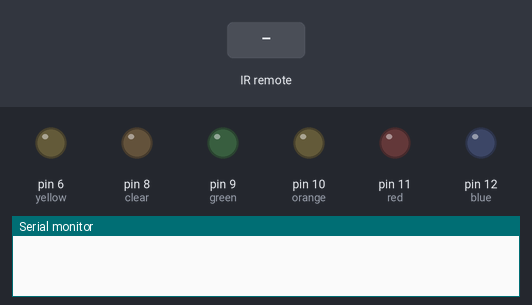
The sketch below on a simulated Arduino Uno, built with avr-gcc and run on an emulated ATmega328P. On the bench: output pins drawn as LEDs (lit = HIGH), the last lines printed to the serial monitor. Dashed ring = blinking. The test bench sets the inputs (shaded band).

Above: at 1.2 s.
1.3 s: infrared code 0xFFA25D received
At 2.0 s:
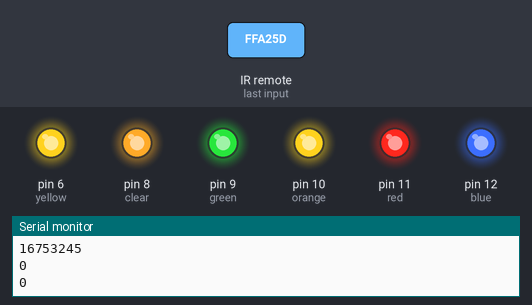
4.3 s: infrared code 0xFFE21D received
At 5.7 s:
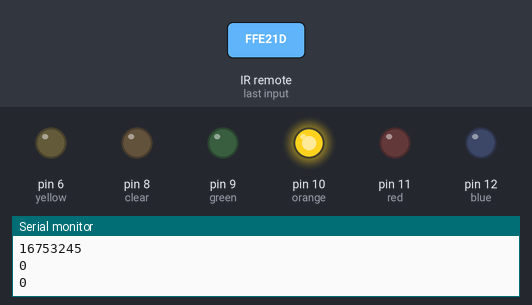
7.3 s: infrared code 0xFF22DD received
10.3 s: infrared code 0xFFC23D received
13.3 s: infrared code 0xFF629D received
At 14.1 s:
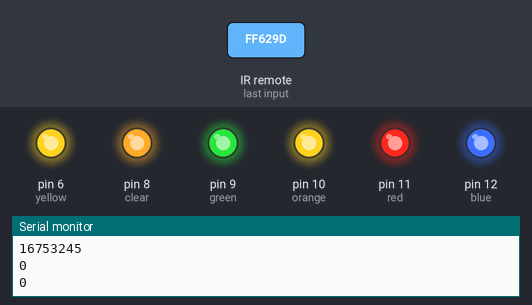
16.3 s: infrared code 0xFF02FD received
At 17.55 s:
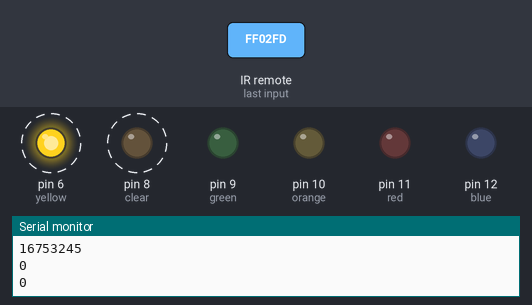
Timing chart, 0 to 20.3 s (numbered marks = the images above; inputs shaded):
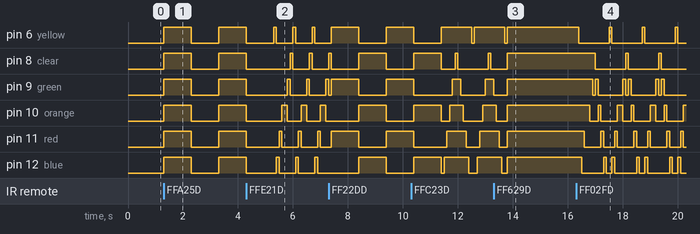

Measured:
- after the input at 1.3 s, pin 6 (yellow), pin 8 (clear), pin 9 (green), pin 10 (orange), pin 11 (red), pin 12 (blue): LOW → HIGH at once, → LOW 1.0 s later, → HIGH 1.0 s later
- after the input at 13.3 s, pin 6 (yellow): goes on until 13.8 s, then stays HIGH
- after the input at 16.3 s, pin 6 (yellow): alternates HIGH for 0.10 s and LOW for 1.1 s, starting after 0.10 s; pin 8 (clear): alternates HIGH for 0.10 s and LOW for 1.1 s, starting after 0.70 s

The sketch:

IR_remote_controller_Arduino.ino
```cpp
#include <IRremote.h>

#define BUTTON_1 16753245
#define BUTTON_2 16736925
#define BUTTON_3 16769565
#define BUTTON_4 16720605
#define BUTTON_5 16712445
#define BUTTON_6 16761405
#define BUTTON_ok 16726215
#define BUTTON_7 16769055
#define BUTTON_8 16754775
#define BUTTON_9 16748655
#define BUTTON_0 16750695
#define BUTTON_ast 16738455
#define BUTTON_hash 16756815
#define BUTTON_up 16718055
#define BUTTON_down 16730805
#define BUTTON_right 16734885
#define BUTTON_left 16716015

const int RECV_PIN = 7;
IRrecv irrecv(RECV_PIN);
decode_results results;
#define yellow 6
#define blue 12
#define red 11
#define orange 10
#define green 9
#define clear 8
bool flashlightActive = false;
uint32_t g_currentButton = 0;
uint32_t g_newButton = 0;


void setup()
{
  Serial.begin(9600);

  // Enable IRremote control reception
  irrecv.enableIRIn();

  pinMode(yellow, OUTPUT);
  pinMode(blue, OUTPUT);
  pinMode(red, OUTPUT);
  pinMode(orange, OUTPUT);
  pinMode(green, OUTPUT);
  pinMode(clear, OUTPUT);
}

void loop()
{
  // If an IR signal is received
  if(irrecv.decode(&results))
  {
    g_newButton = results.value;

    //irrecv.resume();
    Serial.println(g_newButton);
    Serial.println("0");
    Serial.println(g_currentButton);
  }


  if(g_currentButton != g_newButton)
  {

    g_currentButton = g_newButton;

    // Execute different actions based on the received IR code
    switch(g_currentButton)
    {
      //if botton 1 is pressed

      case BUTTON_1:
        {
          illumiPattern1();
        }
        break;

      //if botton 2 is pressed
      case BUTTON_2:
        {
          illumiPattern2();
        }
        break;

      //if botton 3 is pressed
      case BUTTON_3:
        {
          illumiPattern3();
        }
        break;

      //if botton 4 is pressed
      case BUTTON_4:
        {
          illumiPattern4();
        }
        break;

      //if botton 5 is pressed
      case BUTTON_5:
        {
          illumiPattern5();
        }
        break;

      //if botton 6 is pressed
      case BUTTON_6:
        {
          illumiPattern6();
        }
        break;

      case BUTTON_7:
        Serial.println("key7");
        break;

      case BUTTON_8:
        Serial.println("key8");
        break;

      case BUTTON_9:
        Serial.println("key9");
        break;

      case BUTTON_0:
        Serial.println("key0");
        break;

      case BUTTON_ast:
        Serial.println("key*");
        break;

      case BUTTON_hash:
        Serial.println("key#");
        break;


      //if botton ok is pressed
      case BUTTON_ok:
        Serial.println("key ok");
        stopFlashlight();
        break;

      case BUTTON_up:
        Serial.println("key UP");
        break;

      case BUTTON_right:
        Serial.println("key RIGHT");
        break;

      case BUTTON_down:
        Serial.println("key DOWN");
        break;

      case BUTTON_left:
        Serial.println("key LEFT");
        break;

    }
  }
}

// different Flashlight pattern 1-6
void illumiPattern1()
{
  while (g_currentButton == g_newButton)
  {
    digitalWrite(yellow, HIGH);
    digitalWrite(blue, HIGH);
    digitalWrite(red, HIGH);
    digitalWrite(orange, HIGH);
    digitalWrite(green, HIGH);
    digitalWrite(clear, HIGH);
    delay(1000);
    digitalWrite(yellow, LOW);
    digitalWrite(blue, LOW);
    digitalWrite(red, LOW);
    digitalWrite(orange, LOW);
    digitalWrite(green, LOW);
    digitalWrite(clear, LOW);
    delay(1000);

    // If a different IR code is received
    if(irrecv.decode(&results))
    {
      g_newButton = results.value;
      irrecv.resume();
    }
  }
}

void illumiPattern2()
{
  while (g_currentButton == g_newButton)
  {
    digitalWrite(yellow, HIGH);
    digitalWrite(blue, HIGH);
    digitalWrite(red, HIGH);
    digitalWrite(orange, HIGH);
    digitalWrite(green, HIGH);
    digitalWrite(clear, HIGH);

    if(irrecv.decode(&results))
    {
      g_newButton = results.value;
      irrecv.resume();
    }
  }
}

void illumiPattern3()
{
  while (g_currentButton == g_newButton)
  {
    digitalWrite(yellow, HIGH);
    delay(100);
    digitalWrite(yellow, LOW);
    digitalWrite(blue, HIGH);
    delay(100);
    digitalWrite(blue, LOW);
    digitalWrite(red, HIGH);
    delay(100);
    digitalWrite(red, LOW);
    digitalWrite(orange, HIGH);
    delay(100);
    digitalWrite(orange, LOW);
    digitalWrite(orange, HIGH);
    delay(100);
    digitalWrite(orange, LOW);
    digitalWrite(green, HIGH);
    delay(100);
    digitalWrite(green, LOW);
    digitalWrite(clear, HIGH);
    delay(100);
    digitalWrite(clear, LOW);

    if(irrecv.decode(&results))
    {
      g_newButton = results.value;
      irrecv.resume();
    }
  }
}

void illumiPattern4()
{
  while (g_currentButton == g_newButton)
  {
    digitalWrite(yellow, HIGH);
    digitalWrite(red, HIGH);
    digitalWrite(green, HIGH);
    delay(1000);
    digitalWrite(yellow, LOW);
    digitalWrite(red, LOW);
    digitalWrite(green, LOW);
    digitalWrite(blue, HIGH);
    digitalWrite(orange, HIGH);
    digitalWrite(clear, HIGH);
    delay(1000);
    digitalWrite(blue, LOW);
    digitalWrite(orange, LOW);
    digitalWrite(clear, LOW);

    if(irrecv.decode(&results))
    {
      g_newButton = results.value;
      irrecv.resume();
    }
  }
}

void illumiPattern5()
{
  while (g_currentButton == g_newButton)
  {
    digitalWrite(yellow, HIGH);
    delay(100);
    digitalWrite(yellow, LOW);
    digitalWrite(blue, HIGH);
    delay(100);
    digitalWrite(blue, LOW);
    digitalWrite(red, HIGH);
    delay(100);
    digitalWrite(red, LOW);
    digitalWrite(orange, HIGH);
    delay(100);
    digitalWrite(orange, LOW);
    digitalWrite(orange, HIGH);
    delay(100);
    digitalWrite(orange, LOW);
    digitalWrite(green, HIGH);
    delay(100);
    digitalWrite(green, LOW);
    digitalWrite(clear, HIGH);
    delay(100);
    digitalWrite(clear, LOW);
    digitalWrite(green, HIGH);
    delay(100);
    digitalWrite(green, LOW);
    digitalWrite(orange, HIGH);
    delay(100);
    digitalWrite(orange, LOW);
    digitalWrite(red, HIGH);
    delay(100);
    digitalWrite(red, LOW);
    digitalWrite(blue, HIGH);
    delay(100);
    digitalWrite(blue, LOW);
    delay(100);

    if(irrecv.decode(&results))
    {
      g_newButton = results.value;
      irrecv.resume();
    }
  }
}

void illumiPattern6()
{
  while (g_currentButton == g_newButton)
  {
    digitalWrite(yellow, HIGH);
    delay(100);
    digitalWrite(blue, HIGH);
    delay(100);
    digitalWrite(red, HIGH);
    delay(100);
    digitalWrite(orange, HIGH);
    delay(100);
    digitalWrite(green, HIGH);
    delay(100);
    digitalWrite(clear, HIGH);
    delay(100);
    digitalWrite(clear, LOW);
    delay(100);
    digitalWrite(green, LOW);
    delay(100);
    digitalWrite(orange, LOW);
    delay(100);
    digitalWrite(red, LOW);
    delay(100);
    digitalWrite(blue, LOW);
    delay(100);
    digitalWrite(yellow, LOW);
    delay(100);


    if(irrecv.decode(&results))
    {
      g_newButton = results.value;
      irrecv.resume();
    }
  }
}


// Function to stop the flashlight
void stopFlashlight()
{
  digitalWrite(yellow, LOW);
  digitalWrite(blue, LOW);
  digitalWrite(red, LOW);
  digitalWrite(orange, LOW);
  digitalWrite(green, LOW);
  digitalWrite(clear, LOW);
}
```
